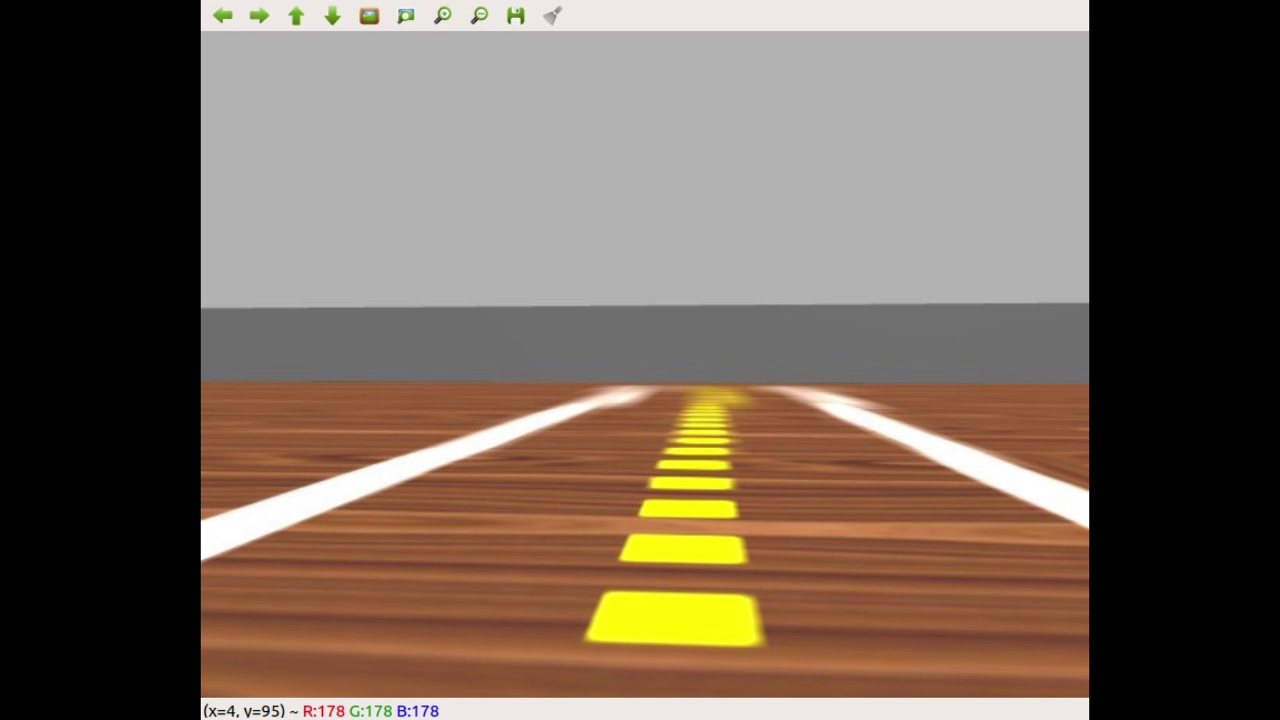
#> input picture frame01.jpg, 1280 x 720 px; the run also reads 2 pictures not shown here
$ jupyter execute --allow-errors atividade_Semana03.ipynb   (shell and % lines are left out)
#> lines starting #> are read from the running program, lines starting #| are printed output that depends on the picture; after the words box and inside, x2 and y2 are one past the last pixel; in counts of white or black regions, pixels touching at a corner belong together; long printed decimals are rounded
### biblioteca.py
#!/usr/bin/python
# -*- coding: utf-8 -*-

import cv2
import numpy as np
import matplotlib.pyplot as plt
from sklearn.linear_model import LinearRegression
import math

def morpho_limpa(mask):
    kernel = cv2.getStructuringElement(cv2.MORPH_ELLIPSE,(13,13))
    mask = cv2.morphologyEx( mask, cv2.MORPH_OPEN, kernel )
    mask = cv2.morphologyEx( mask, cv2.MORPH_CLOSE, kernel )
    return mask


def segmenta_linha_amarela(bgr):
    """Não mude ou renomeie esta função
        deve receber uma imagem bgr e retornar os segmentos amarelos do centro da pista em branco.
        Utiliza a função cv2.morphologyEx() para limpar ruidos na imagem
    """
    img = bgr.copy()
    bgr1 = (0,210,90)
    bgr2 = (150,255,255)
    mask = cv2.inRange(img, bgr1, bgr2)
    mask = morpho_limpa(mask)
    return mask


def encontrar_contornos(mask):
    """Não mude ou renomeie esta função
        deve receber uma imagem preta e branca os contornos encontrados
    """

    #Thresh
    ret, thresh = cv2.threshold(mask, 200, 255, cv2.THRESH_BINARY)

    #Finding the contours in the image

    contours, hierarchy = cv2.findContours(thresh, cv2.RETR_TREE, cv2.CHAIN_APPROX_SIMPLE)

    return contours

def crosshair(img, point, size, color):
    """ Desenha um crosshair centrado no point.
        point deve ser uma tupla (x,y)
        color é uma tupla R,G,B uint8
    """
    x,y = point
    cv2.line(img,(x - size,y),(x + size,y),color,2)
    cv2.line(img,(x,y - size),(x, y + size),color,2)

def encontrar_centro_dos_contornos(img, contornos):
    """Não mude ou renomeie esta função
        deve receber um contorno e retornar, respectivamente, a imagem com uma cruz no centro de cada segmento e o centro dele. formato: img, x, y
    """
    list_x = []
    list_y = []
    for c in contornos:

        M = cv2.moments(c)

        try:
            cX = int(M["m10"] / M["m00"])
            cY = int(M["m01"] / M["m00"])
            crosshair(img, (cX,cY), size=5, color=(0, 255, 0))
            list_x.append(cX)
            list_y.append(cY)
        except:pass
    return img, list_x, list_y


def desenhar_linha_entre_pontos(img, X, Y, color):
    """Não mude ou renomeie esta função
        deve receber uma lista de coordenadas XY, e retornar uma imagem com uma linha entre os centros EM SEQUENCIA do mais proximo.
    """
    img_copy = img.copy()
    for i in range(len(X)-1):
        x = cv2.line(img_copy, (X[i+1], Y[i+1]), (X[i], Y[i]), (0, 255, 0), thickness=3, lineType=8)

    return img_copy

def regressao_por_centro(img, x,y):
    """Não mude ou renomeie esta função
        deve receber uma lista de coordenadas XY, e estimar a melhor reta, utilizando o metodo preferir, que passa pelos centros. Retorne a imagem com a reta e os parametros da reta

        Dica: cv2.line(img,ponto1,ponto2,color,2) desenha uma linha que passe entre os pontos, mesmo que ponto1 e ponto2 não pertençam a imagem.
    """
    img_copy = img.copy()

    linear_regressor = LinearRegression()  # create object for the class

    x = np.array(x)
    x = x.reshape(-1,1)
    y = np.array(y)
    y = y.reshape(-1,1)

    linear_regressor.fit(x, y)  # perform linear regression

    X = np.array([-1000, 1000]).reshape(-1, 1)
    Y_pred = linear_regressor.predict(X)  # make predictions

    img_regres = cv2.line(img_copy, (int(X[0]),int(Y_pred[0])), (int(X[1]),int(Y_pred[1])), (0, 255, 0), thickness=3, lineType=8)

    return img_regres, linear_regressor

def calcular_angulo_com_vertical(img, lm):
    """Não mude ou renomeie esta função
        deve receber uma lista de coordenadas XY, e estimar a melhor reta, utilizando o metodo preferir, que passa pelos centros. Retorne a imagem com a reta.

        Dica: cv2.line(img,ponto1,ponto2,color,2) desenha uma linha que passe entre os pontos, mesmo que ponto1 e ponto2 não pertençam a imagem.
    """
    x1 = 250
    x2 = 550
    x = np.array([x1,x2])
    x= x.reshape(-1,1)
    y = lm.predict(x)
    y1,y2 = y
    delta_y = y1-y2
    delta_x = x2-x1

    angulo = math.degrees( math.atan2(delta_x, delta_y))

    return abs(angulo)

### biblioteca2.py
#!/usr/bin/python
# -*- coding: utf-8 -*-

import cv2
import numpy as np
import math

def segmenta_linha_branca(bgr):
    """Não mude ou renomeie esta função
        deve receber uma imagem e segmentar as faixas brancas
    """
    bgr = bgr.copy()
    bgr = cv2.cvtColor(bgr, cv2.COLOR_BGR2GRAY)
    bgr[bgr > 235] = 255
    bgr[bgr < 235] = 0

    return bgr

def estimar_linha_nas_faixas(img, mask):
    """Não mude ou renomeie esta função
        deve receber uma imagem preta e branca e retorna dois pontos que formen APENAS uma linha em cada faixa. Desenhe cada uma dessas linhas na iamgem.
         formato: [[(x1,y1),(x2,y2)], [(x1,y1),(x2,y2)]]
    """
    x1 = 0
    x2 = 0
    x3 = 0
    x4 = 0
    y1 = 0
    y2 = 0
    y3 = 0
    y4 = 0
    m = []
    linhas = cv2.HoughLinesP(mask,1,np.pi/180, 100, 50, 1000)
    for l in linhas:
        a1, b1, a2, b2 = l[0]
        m.append((b2-b1) / (a2-a1))
    d = m.index(min(m))
    e = m.index(max(m))

    x3, y3, x4, y4 = linhas[d][0][0], linhas[d][0][1], linhas[d][0][2], linhas[d][0][3]
    x1, y1, x2, y2 = linhas[e][0][0], linhas[e][0][1], linhas[e][0][2], linhas[e][0][3]
    lines = [[(x3,y3),(x4,y4)], [(x1,y1),(x2,y2)]]
    i1 = (x3, y3)
    f1 = (x4, y4)
    i2 = (x1, y1)
    f2 = (x2, y2)

    cv2.line(img, i1, f1, (255, 0, 255), thickness = 3, lineType = 8)
    cv2.line(img, i2, f2, (255, 0, 255), thickness = 3, lineType = 8)

    return lines, img

# [20 lines left out: functions calcular_equacao_das_retas, calcular_ponto_de_fuga, not called in this run]


### biblioteca_cow.py
#!/usr/bin/python
# -*- coding: utf-8 -*-

import cv2
import numpy as np
import math
import matplotlib.pyplot as plt
import os

def load_mobilenet():
    """Não mude ou renomeie esta função
        Carrega o modelo e os parametros da MobileNet. Retorna a classe da rede.
    """

    return None


def detect(net, frame, CONFIDENCE, COLORS, CLASSES):
    """
        Recebe - uma imagem colorida BGR
        Devolve: objeto encontrado
    """

    return img, None

# [29 lines left out: functions separar_caixa_entre_animais, calcula_iou, checar_perigo, not called in this run]

### atividade_Semana03.ipynb
# Entregável 3 de Visão Computacional e Robótica

Entrega até 12/03 ao fim do atendimento (a revisar)

Pode ser feito **em trios**

Nesta semana vamos trabalhar com um assunto extremamente atual: reconhecimento de objetos e rastreamento

Referências:

[https://www.pyimagesearch.com/2018/07/30/opencv-object-tracking/](https://www.pyimagesearch.com/2018/07/30/opencv-object-tracking/)

[https://github.com/iArunava/YOLOv3-Object-Detection-with-OpenCV/](https://github.com/iArunava/YOLOv3-Object-Detection-with-OpenCV/)

[https://www.pyimagesearch.com/2017/09/11/object-detection-with-deep-learning-and-opencv/](https://www.pyimagesearch.com/2017/09/11/object-detection-with-deep-learning-and-opencv/)

Ouça a explicacão do professor sobre rastreamento e deteção

[cell 1]
import cv2
import matplotlib.pyplot as plt
import numpy as np
import math
import biblioteca

#> (the rest of this cell did not finish here and is left out)

### Carregar as imagens

A seguir, vocês podem alterar qual imagem de teste esta sendo utilizada no notebook, o codigo deve funcionar em todas as 3.

[cell 2]
img1 = cv2.imread("frame01.jpg")
#> img1 is the input picture: shape (720, 1280, 3); mean B, G, R 87.5, 100.4, 115.5
img2 = cv2.imread("frame02.jpg")
img3 = cv2.imread("frame03.jpg") # Mais dificil


img = img1.copy()
img = img[40:,:]

## Parte 1
### Segmentar Linhas Amarelas
Modifique a função `segmenta_linha_amarela` do arquivo [fotogrametria.py](fotogrametria.py) para segmentar as linhas amarelas no centro da pista.

Utiliza a função cv2.morphologyEx() para limpar ruidos na imagem

[cell 3]
mask = biblioteca.segmenta_linha_amarela(img)
#> in segmenta_linha_amarela, `mask = cv2.inRange(img, bgr1, bgr2)`:
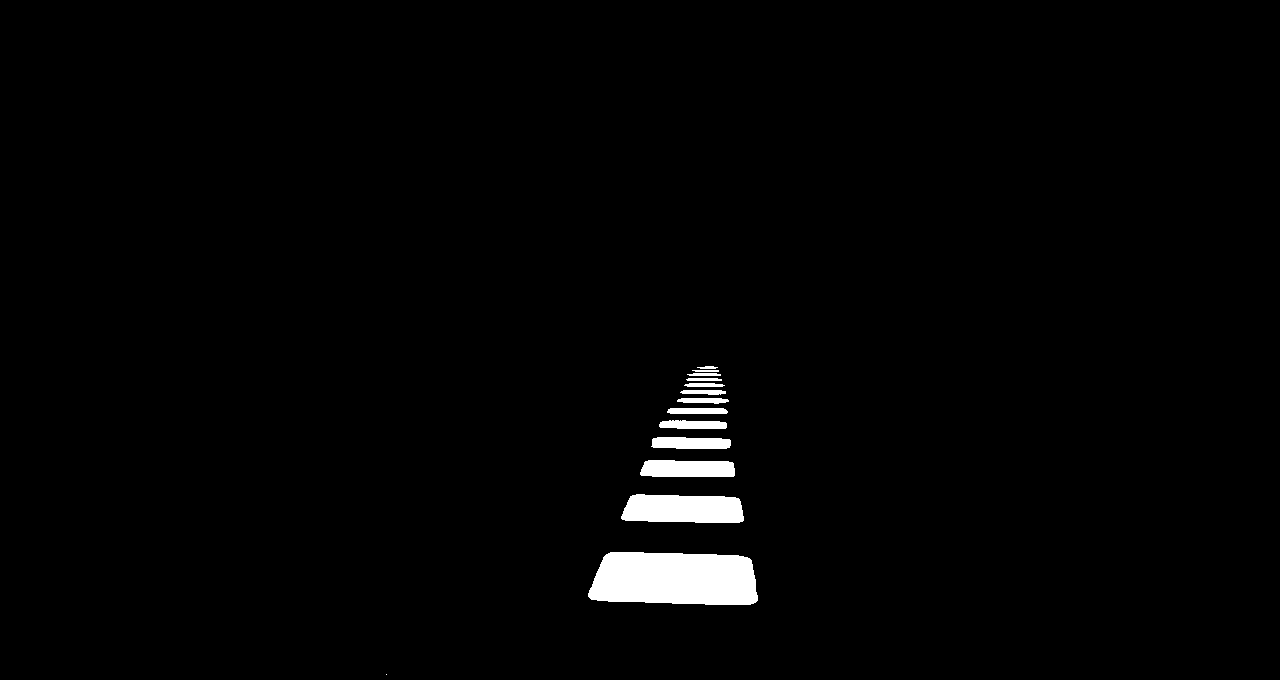
#> mask: shape (680, 1280); 1.7% white; 14 white regions (1 under 20 px), largest, box (x1, y1, x2, y2) and area: (588, 552, 758, 605) 7919, (621, 494, 744, 523) 3101, (640, 460, 735, 477) 1490

f, ax = plt.subplots(1, 2, figsize=(16,6))

ax[0].imshow(cv2.cvtColor(img, cv2.COLOR_BGR2RGB))
ax[1].imshow(mask, cmap="Greys_r")
ax[0].set_title('original')
ax[1].set_title('segmentado_ciano')

ax[0].axis('off')
ax[1].axis('off')

plt.show()

# Saida Esperada:
# Uma imagem com o as linhas amarelas da pista em branco

## Parte 2
### Segmentar Segmentos da Linha Amarela
Modifique a função `encontrar_contornos` e `encontrar_centro_dos_contornos` do arquivo [fotogrametria.py](fotogrametria.py) calcular os contornos e calcular o centro. Na função `encontrar_centro_dos_contornos` desenhe também o centro com uma cruz.

Dica: Utilize `crosshair(img, point, size, color)` para desenhar uma cruz no ponto.

[cell 4]
# Contornos
contornos = biblioteca.encontrar_contornos(mask)
#> in encontrar_contornos, `contours, hierarchy = cv2.findContours(thresh, cv2.RETR_TREE, cv2.CHAI..`: contours = 3 contours; box (x1, y1, x2, y2) and area: (589, 552, 758, 605) 7702, (623, 494, 743, 523) 2927, (642, 460, 735, 477) 1346
#> contornos has the same summary as contours in encontrar_contornos
cv2.drawContours(img, contornos, -1, [0, 0, 255], 2)
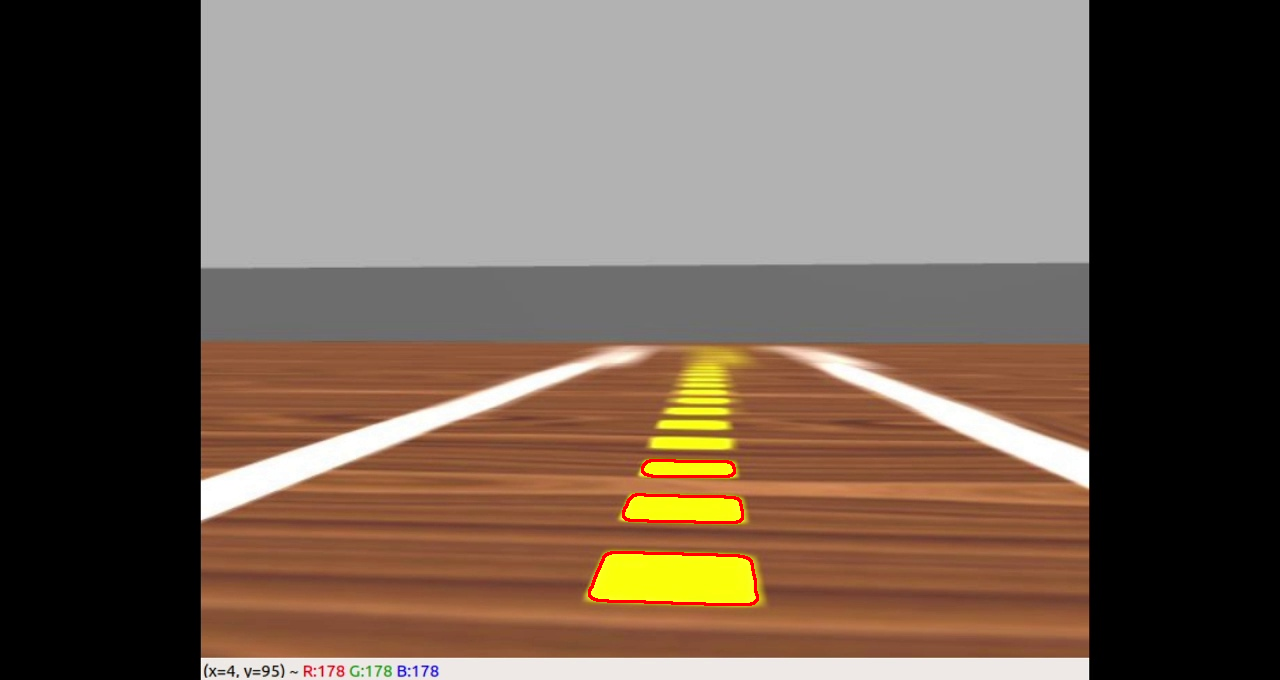
#> img: shape (680, 1280, 3); mean B, G, R 83.9, 96.7, 113.4

# # Centro de Massa
img, X, Y = biblioteca.encontrar_centro_dos_contornos(img, contornos)
#> the loop in encontrar_centro_dos_contornos, `for c in contornos: ` made 3 passes
#> (cX, cY, x in crosshair, y in crosshair) on passes 1 to 3: (674, 578, 674, 578), (683, 508, 683, 508), (687, 468, 687, 468)
#> after the loop in encontrar_centro_dos_contornos, `for c in contornos:`: list_x = [674, 683, 687]; list_y = [578, 508, 468]
#> X = [674, 683, 687]; Y = [578, 508, 468]

plt.axis('off')
plt.imshow(cv2.cvtColor(img, cv2.COLOR_BGR2RGB))

# Saida Esperada:
# Imagem original com os contornos de cada segmento denhados e uma cruz no centro de cada um.

## Parte 3
### Calcular Regressão Linear

Primeiro modifique a função `desenhar_linha_entre_pontos` do arquivo [fotogrametria.py](fotogrametria.py) para desenhar uma linha entre cada um dos centros dos segmentos.

Em seguida modifique a função `regressao_por_centro` do arquivo [fotogrametria.py](fotogrametria.py) para ajustar uma linha entre os centros dos segmentos. Desenhe a linha na imagem.

Dica: `cv2.line(img,ponto1,ponto2,color,2)` desenha uma linha que passe entre os pontos, mesmo que ponto1 e ponto2 `não pertençam` a imagem.

[cell 5]
f, ax = plt.subplots(1, 2, figsize=(16,6))

# Desenhar Linha entre pontos
img = biblioteca.desenhar_linha_entre_pontos(img, X,Y, (255,0,0))
#> the loop in desenhar_linha_entre_pontos, `for i in range(len(X)-1):` made 2 passes
ax[0].imshow(cv2.cvtColor(img, cv2.COLOR_BGR2RGB))

# Regressão Linear
if X:
## Regressão pelo centro
    img, lm = biblioteca.regressao_por_centro(img, X,Y)
#> in regressao_por_centro, `x = np.array(x)`: x = [674, 683, 687]
#> in regressao_por_centro, `y = np.array(y)`: y = [578, 508, 468]

ax[1].imshow(cv2.cvtColor(img, cv2.COLOR_BGR2RGB))
ax[0].set_title('linha entre os centros')
ax[1].set_title('regressao dos centros')

ax[0].axis('off')
ax[1].axis('off')

plt.show()
# Saida Esperada:
# Uma imagem com uma linha entreo os centros e outra com a regrassão dos pontos

## Parte 4
### Calcular angulo com a vertical.

Modifique a função `calcular_angulo_com_vertical` do arquivo [fotogrametria.py](fotogrametria.py) para calcular o angulo da reta obtida anteriormente com a VERTICAL.

[cell 6]
angulo = biblioteca.calcular_angulo_com_vertical(img, lm)
#> angulo = 6.83

print("Angulo = %s"%angulo)
#| Angulo = 6.833
# Saida Esperada:
# frame01.jpg: Angulo = 7.534561718846401
# frame02.jpg: Angulo = 61.844790049711605
# frame03.jpg: Angulo = 10.0

## Parte 5
### Repetir em um stream de video

Agora, modifique o arquivo [run_on_video.py](run_on_video.py) com todos os recursos mostrados anteriormente, para que a linha acompanhe o movimento do robo. Deve também mostrar o angulo com a vertical na image
### Baixe o arquivo a seguir para funcionar:
### https://github.com/Insper/robot202/raw/master/projeto/centro_massa/video.mp4

## Parte 6
### Ponto de Fuga

Robôs que trabalham dentro de prédios precisam saber seguir corredores.

Uma das maneiras de fazer isso é o robô alinhar o centro de sua câmera ao ponto de fuga do corredor, para que sua trajetória seja aproximadamente paralela às paredes do mesmo.

O ponto de fuga é aquele para o qual as retas paralelas parecem convergir

Dada a seguinte imagem de um corredor:

Podemos traçar as linhas geradas pela perspectiva, seu ponto de encontro será o ponto de fuga.

### Revisão: reta passando por dois pontos

Seja o ponto $A:(a_x, a_y)$ e o ponto $B:(b_x, b_y)$

Queremos encontrar uma reta $r: y = mx + h$ que passa por $A$ e $B$, em que $m$ é o *coeficiente angular* e $h$ é o intercepto ou coeficiente linear da reta.

Temos que:

$m = \frac{\Delta_y}{\Delta_x} = \frac{b_y - a_y}{b_x - a_x}$

Uma vez encontrado o valor de $m$, a substituição a seguir permite encontrar a equação da reta:

$m = \frac{y - a_y}{x - a_x}$

$mx - ma_x = y - a_y$

$mx = y - a_y + ma_x$

$y = mx -ma_x + a_y$

$h = a_y - ma_x$

$y = mx - ma_x + a_y$

### Interseção de duas retas

Temos que na interseção as duas retas se encontram num ponto $(x_i, y_i)$

Sejam as retas $r1: y = m1x + h1$ e $r2: y = m2x + h2$

Vamos encontrar o ponto $x_i$ em que os valores de $y_i$ serão iguais:

$m1x_i + h1 = m2x_i + h2$

$(m1 - m2)x_i = h2 - h1$

$x_i = \frac{h2 - h1}{m1 - m2}$

$y_i = m1x_i + h1$

**Dados de teste:**

Caso precise testar seu código, você pode conferir com estes valores. As retas definidas por pontos $r1: (P_1, P_2)$ e $r2: (Q_1, Q_2)$, para os valores:

```python

p1 = (3.0, 2.5)
p2 = (4.0, 0.6)
q1 = (1.0, 2.4)
q2 = (0.6, 1.1)
```

Encontram-se no ponto `(1.7572 4.8611)`

Pede-se:

* A partir do ponto para onde convergem as linhas do corredor, marque o ponto de fuga no vídeo.  Você precisa mostrar as retas que vão convergir.

**Sugestão:**

A partir do coeficiente angular, selecionar uma reta mais à esquerda e uma mais à direita para encontrar a interseção.

Lembre-se de que na OpenCV o eixo y fica **para baixo**, por isso os coeficientes angulares se comportam como na figura abaixo:

Lembre-se de que, no espaço de cores HSV, o vermelho se encontra no início e no fim da escala do componente H. Se você estiver filtrando vermelho em um só dos extremos pode não ter bons resultados

[cell 7]
import biblioteca2

#> (the rest of this cell did not finish here and is left out)

## Segmentar Faixas Brancas

[cell 8]
img = img1.copy()[30:-30,200:-200] # Remover barra de tarefa da imagem
#> img: shape (660, 880, 3)
print(img.shape)
#| (660, 880, 3)
mask = biblioteca2.segmenta_linha_branca(img)

f, ax = plt.subplots(1, 2, figsize=(16,6))

ax[0].imshow(cv2.cvtColor(img, cv2.COLOR_BGR2RGB))
ax[1].imshow(mask, cmap="Greys_r")
ax[0].set_title('original')
ax[1].set_title('segmentado_ciano')

ax[0].axis('off')
ax[1].axis('off')

plt.show()

# Saida Esperada:
# Uma imagem com o as faixas brancas segmentadas

## Calcular Linha
Usando cv2.HoughLinesP() calcule apenas UMA linha que passe em cada uma das faixas

#> (a cell that did not finish here is left out)

#> in estimar_linha_nas_faixas, `linhas = cv2.HoughLinesP(mask,1,np.pi/180, 100, 50, 1000)`: linhas = None
#> after the loop in estimar_linha_nas_faixas, `for l in linhas:`: m = []

f, ax = plt.subplots(1, 2, figsize=(16,6))

ax[0].imshow(cv2.cvtColor(img, cv2.COLOR_BGR2RGB))
ax[1].imshow(mask, cmap="Greys_r")
ax[0].set_title('original')
ax[1].set_title('segmentado_ciano')

ax[0].axis('off')
ax[1].axis('off')

plt.show()

# Saida Esperada:
# APENAS uma linha magenta em cada faixa branca

## Calcular Equações da Linha nas Faixas
Com os pontos de cada faixa, calcule a equação de cada reta

#> (a cell that did not finish here is left out)

## Calcular Ponto de Fuga

Calcule o Ponto de Fuga da imagem, ou seja, o ponto de encontro entre as linhas.

#> (a cell that did not finish here is left out)

# Parte 6

Você deve detectar se há uma situação de perigo ou não perigo para as vacas.

Perigo
</img>

Não perigo
</img>

#### Orientações

É uma situação de perigo quando:
* Há mais lobos do que vacas
* As vacas estão contidas na bounding box dos lobos, conforme as figuras

Considere que toda detecção de `dog`, `horse`  e `sheep` também será de lobos.

Baixe o vídeo [ cow_wolf.mp4 neste endereço](Baixe o arquivo em https://github.com/Insper/robot20/blob/master/media/cow_wolf.mp4)

[cell 12]
import biblioteca_cow

#> (the rest of this cell did not finish here and is left out)

## Carregar MobileNet

Siga os exemplos dado em aula para carregar a MobileNet no arquivo biblioteca_cow.py

Modifique a função `load_mobilenet` do arquivo [biblioteca_cow.py](biblioteca_cow.py) para carregar a MobileNet.

Modifique a função `detect` do arquivo [biblioteca_cow.py](biblioteca_cow.py) para fazer executar a MobileNet em uma imagem.

[cell 13]
img = cv2.imread("cow_wolf/cow_wolf01.png")
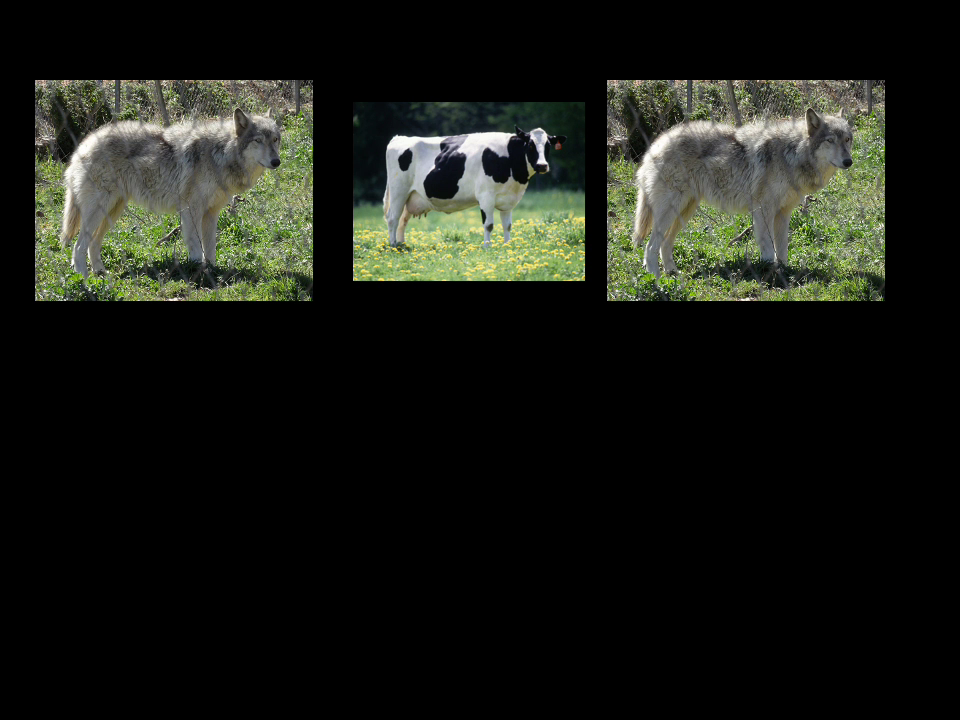
#> input picture cow_wolf/cow_wolf01.png, 960 x 720 px
#> img is the input picture: shape (720, 960, 3); mean B, G, R 21.3, 27.6, 25.5

# Classes
CLASSES = ["background", "aeroplane", "bicycle", "bird", "boat",
    "bottle", "bus", "car", "cat", "chair", "cow", "diningtable",
    "dog", "horse", "motorbike", "person", "pottedplant", "sheep",
    "sofa", "train", "tvmonitor"]

# Carregar Rede
net = biblioteca_cow.load_mobilenet()

# Detectar
CONFIDENCE = 0.7
COLORS = np.random.uniform(0, 255, size=(len(CLASSES), 3))

#> (the rest of this cell did not finish here and is left out)


print(resultados)

# Saida Esperada:
# [INFO] computing object detections...
# [INFO] cow: 99.06%
# [INFO] horse: 94.41%
# [INFO] horse: 93.70%
# [('cow', 99.0637481212616, (379, 131), (560, 251)), ('horse', 94.41149830818176, (53, 103), (297, 286)), ('horse', 93.70213747024536, (626, 103), (860, 285))]
